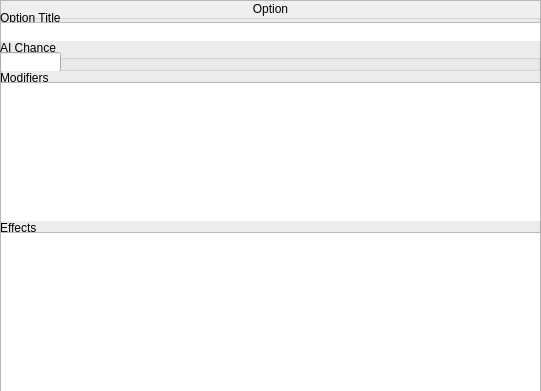
<?xml version="1.0" encoding="UTF-8"?>
<ui version="4.0">
 <class>Eventoption</class>
 <widget class="QFrame" name="Eventoption">
  <property name="geometry">
   <rect>
    <x>0</x>
    <y>0</y>
    <width>541</width>
    <height>391</height>
   </rect>
  </property>
  <property name="windowTitle">
   <string>Frame</string>
  </property>
  <property name="frameShape">
   <enum>QFrame::StyledPanel</enum>
  </property>
  <property name="frameShadow">
   <enum>QFrame::Raised</enum>
  </property>
  <widget class="QGroupBox" name="groupBox">
   <property name="geometry">
    <rect>
     <x>0</x>
     <y>0</y>
     <width>541</width>
     <height>391</height>
    </rect>
   </property>
   <property name="title">
    <string>Option</string>
   </property>
   <property name="alignment">
    <set>Qt::AlignCenter</set>
   </property>
   <widget class="QGroupBox" name="groupBox_2">
    <property name="geometry">
     <rect>
      <x>0</x>
      <y>10</y>
      <width>541</width>
      <height>31</height>
     </rect>
    </property>
    <property name="title">
     <string>Option Title</string>
    </property>
    <widget class="QTextEdit" name="textEdit">
     <property name="geometry">
      <rect>
       <x>0</x>
       <y>12</y>
       <width>541</width>
       <height>20</height>
      </rect>
     </property>
     <property name="verticalScrollBarPolicy">
      <enum>Qt::ScrollBarAlwaysOff</enum>
     </property>
    </widget>
   </widget>
   <widget class="QGroupBox" name="groupBox_5">
    <property name="geometry">
     <rect>
      <x>0</x>
      <y>220</y>
      <width>541</width>
      <height>171</height>
     </rect>
    </property>
    <property name="title">
     <string>Effects</string>
    </property>
    <widget class="QPlainTextEdit" name="plainTextEdit_4">
     <property name="geometry">
      <rect>
       <x>0</x>
       <y>12</y>
       <width>541</width>
       <height>160</height>
      </rect>
     </property>
     <property name="plainText">
      <string/>
     </property>
    </widget>
   </widget>
   <widget class="QGroupBox" name="groupBox_4">
    <property name="geometry">
     <rect>
      <x>0</x>
      <y>40</y>
      <width>541</width>
      <height>31</height>
     </rect>
    </property>
    <property name="title">
     <string>AI Chance</string>
    </property>
    <widget class="QLineEdit" name="lineEdit_5">
     <property name="geometry">
      <rect>
       <x>0</x>
       <y>12</y>
       <width>61</width>
       <height>20</height>
      </rect>
     </property>
     <property name="text">
      <string/>
     </property>
    </widget>
   </widget>
   <widget class="QGroupBox" name="groupBox_6">
    <property name="geometry">
     <rect>
      <x>0</x>
      <y>70</y>
      <width>541</width>
      <height>151</height>
     </rect>
    </property>
    <property name="title">
     <string>Modifiers</string>
    </property>
    <widget class="QPlainTextEdit" name="plainTextEdit_3">
     <property name="geometry">
      <rect>
       <x>0</x>
       <y>12</y>
       <width>541</width>
       <height>140</height>
      </rect>
     </property>
     <property name="plainText">
      <string/>
     </property>
    </widget>
   </widget>
  </widget>
 </widget>
 <resources/>
 <connections/>
</ui>
